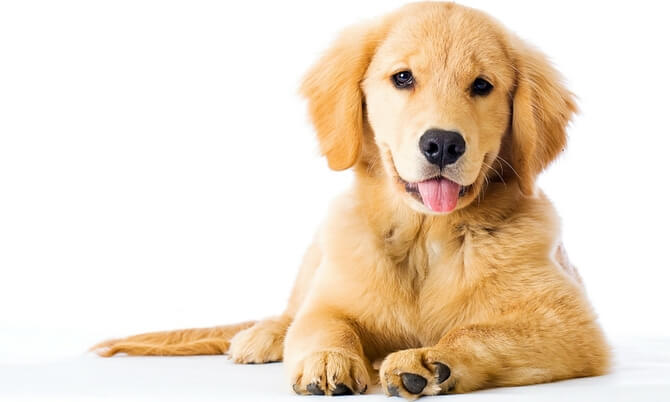
#> input picture kopekler.jpg, 670 x 402 px, found by its file name
$ jupyter execute --allow-errors 'denemeGerçek.ipynb'
#> lines starting #> are read from the running program, lines starting #| are printed output that depends on the picture
[cell 1]
import matplotlib.pyplot as plt
from matplotlib import image
import numpy as np
from skimage import data , color
from skimage.transform import rescale , resize , downscale_local_mean
classes = ["airplane","automobile","bird","cat","deer","dog","frog","horse","ship","truck"]
i1 = image.imread('C:/Users/Kayra/OneDrive/Masaüstü/nesne tespit resim/kopekler.jpg')
#> i1 is the input picture: shape (402, 670, 3); mean R, G, B 236.2, 219.3, 199.9
newi1 = resize(i1,(32,32,3),)
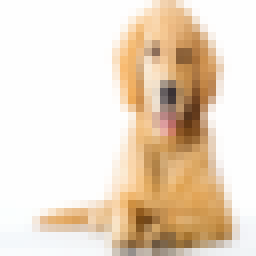
#> newi1: shape (32, 32, 3) float64 (shown 8 times larger); mean R, G, B 0.926, 0.86, 0.784

#> (the rest of this cell did not finish here and is left out)
